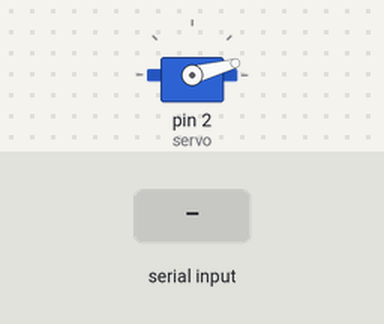
This sketch was run on a simulated Arduino Uno, built with avr-gcc and run on an emulated ATmega328P. Shown: servo. Inputs (shaded band) come from the test bench.

Above: at 1.2 s.
1.3 s: "30,150\n" received over Serial
At 1.8 s:
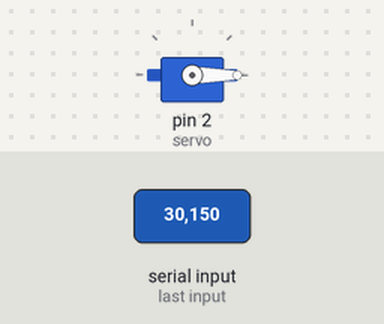
Timing chart, 0 to 4.3 s (numbered marks = the images above; inputs shaded):
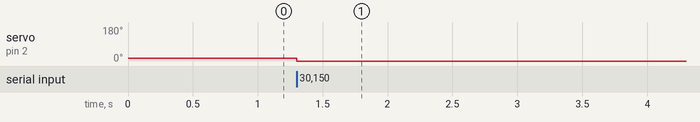

Measured:
- after the input at 1.3 s, servo on pin 2 (servo): 15° → 0° at once

The sketch:

calibrate.ino
```cpp
#include <Servo.h>

Servo servo;

int value = 700;

void setup() {
  Serial.begin(115200);
  Serial.setTimeout(10);

  servo.attach(2);
  servo.writeMicroseconds(value);
}

void loop() {
  int ms = Serial.parseInt();
  if (ms > 100 && ms < 3000) {
    value = ms;
    servo.writeMicroseconds(value);
  }

}
```
